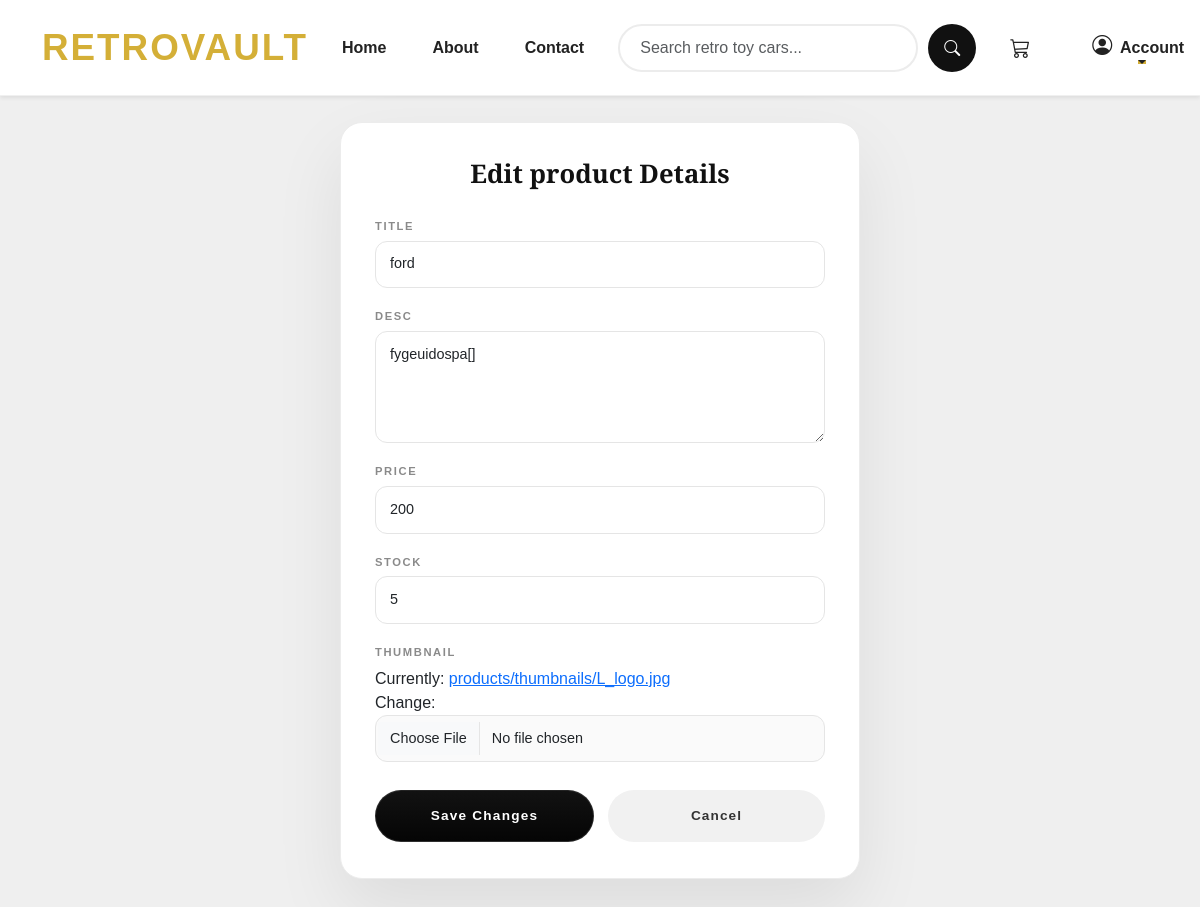
Page /products/2/edit/ on the earlier database version.
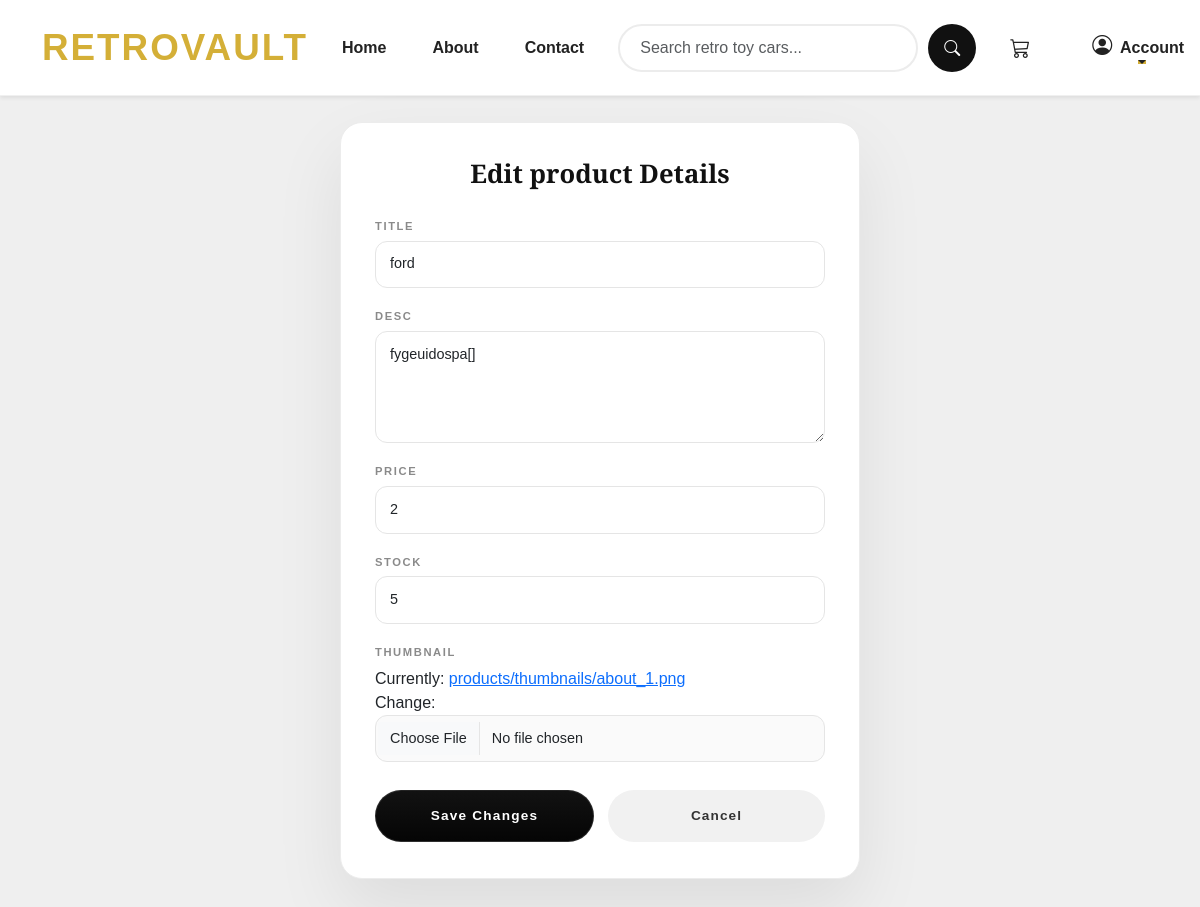
Same page on the later database version.
### products/models.py (models this page shows, shortened)
class Product(models.Model):
    title = models.CharField(max_length=255)
    desc = models.TextField(max_length=500)
    price = models.PositiveIntegerField()
    stock = models.PositiveIntegerField()
    thumbnail = models.ImageField(upload_to='products/thumbnails/')
    created_at =models.DateTimeField(auto_now_add = True)
    updated_at = models.DateTimeField(auto_now=True)

### products/views.py (the view)
# urls.py: path('<int:pk>/edit/', UpdateProduct.as_view(), name='edit_product'),
class UpdateProduct(UpdateView):
    model = Product
    template_name = 'products/update_product.html'
    form_class = ProductForm
    success_url = '/'

### products/forms.py
class ProductForm(forms.ModelForm):
    class Meta:
        model = Product
        fields = ['title', 'desc', 'price', 'stock', 'thumbnail']
        widgets = {
            'title': forms.TextInput(attrs={
                'class': 'form-control',
                'placeholder': 'Product title'
            }),
            'desc': forms.Textarea(attrs={
                'class': 'form-control',
                'placeholder': 'Product description',
                'rows': 4
            }),
            'price': forms.NumberInput(attrs={
                'class': 'form-control',
                'placeholder': 'Price'
            }),
            'stock': forms.NumberInput(attrs={
                'class': 'form-control',
                'placeholder': 'Stock quantity'
            }),
            'thumbnail': forms.ClearableFileInput(attrs={
                'class': 'form-control'
            }),
        }

### templates/products/update_product.html (shortened to what this page needs)
{% extends 'base/base.html' %}
{% block content %}
<section class="edit-section">
    <div class="edit-card">
        <h3>Edit product Details</h3>
        <form method="post" enctype="multipart/form-data">
            {% for field in form %}
            {% include 'base/includes/basic_form_field.html' %}
            {% endfor %}
            <div class="adbtn">
                <button type="submit" class="addbtn">Save Changes</button>
                <a href="{% url 'product_details' product.pk %}" class="cancelbtn">Cancel</a>
            </div>
        </form>
    </div>
</section>
{% endblock %}

### templates/base/includes/basic_form_field.html (shortened to what this page needs)
<div class="mb-3">
    <label class="form-label">
        {{field.label}}
    </label>
    {{field}}
</div>

Differences in the rows shown:
changed Product "ford": price "200" → "2"
Other differences:
text no longer shown: "Currently: products/thumbnails/L_logo.jpg Change:"
text now shown: "Currently: products/thumbnails/about_1.png Change:"
